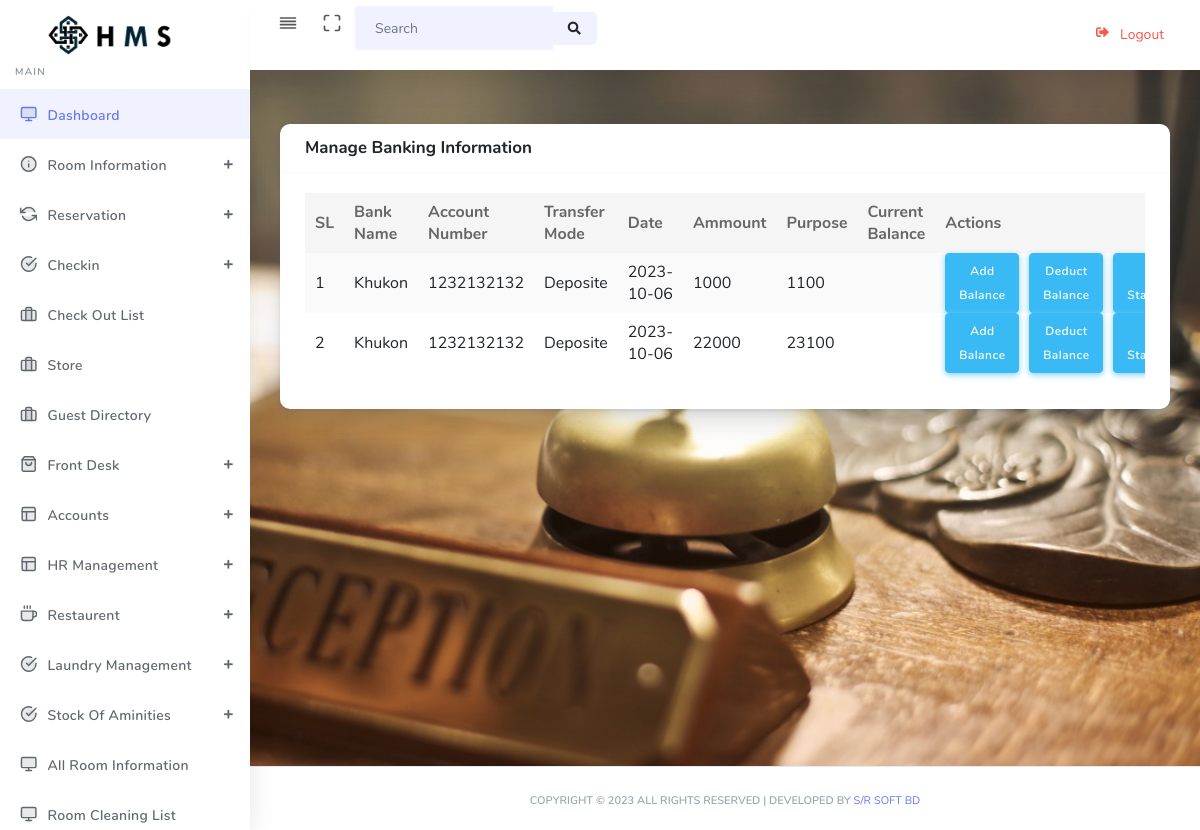
The app's page /bank_statement.php?id=1 (signed in) with its own data.
### tables this page shows
CREATE TABLE IF NOT EXISTS `bank_statement` (
  `id` int(11) NOT NULL AUTO_INCREMENT,
  `bank_name` varchar(255) NOT NULL,
  `account_number` varchar(255) NOT NULL,
  `transfer` varchar(20) NOT NULL,
  `date` date NOT NULL,
  `ammount` int(11) NOT NULL,
  `current_balance` int(11) NOT NULL,
  `purpose` varchar(255) DEFAULT NULL,
  `bank_id` int(11) DEFAULT NULL,
  PRIMARY KEY (`id`)
);

### bank_statement.php (the view)
<?php include 'header.php';
$id=$_GET['id']?>
<section class="section">
    <div class="section-body">
        <div class="row">
            <div class="col-12">
                <div class="card">
                    <div class="card-header">
                        <h4 class="text-center">Manage  Banking Information</h4>
                    </div>
                    <div class="card-body">
                        <div class="table-responsive">
                            <table class="table table-striped table-hover" id="tableExport" style="width:100%;">
                                <thead>
                                    <tr>
                                        <th>SL</th>
                                        <th>Bank Name</th>
                                        <th>Account Number</th>
                                        <th>Transfer Mode </th>
                                        <th>Date</th>
                                        <th>Ammount</th>
                                        <th>Purpose</th>
                                        <th>Current Balance</th>
                                        <th>Actions</th>
                                    </tr>
                                </thead>
                                <tbody>
                                    <?php
                                    $sl = 1;
                                    $sql = "SELECT * FROM bank_statement where bank_id=$id order by id ASC";
                                    $result = $conn->query($sql);
                                    if ($result->num_rows > 0) {
                                        while ($row = $result->fetch_assoc()) {
                                    ?>
                                            <tr style="background-color:<?php echo $background_color ?>">
                                                <td><?php echo $sl++ ?></td>
                                                <td><?php echo $row['bank_name'] ?></td>
                                                <td><?php echo $row['account_number'] ?></td>
                                                <td><?php echo $row['transfer'] ?></td>
                                                <td><?php echo $t_date ?></td>
                                                <td><?php echo $row['ammount'] ?></td>
                                                <td><?php echo $row['current_balance'] ?></td>
                                                <td><?php echo $row['purpose'] ?></td>
                                                <td style="display:inline-flex;"> <a href="add_balance_bank.php?id=<?php echo $row['id']?>" class="btn btn-icon btn-info custom_btn_info">Add Balance</a>
                                                    <a href="deduct_balance_bank.php?id=<?php echo $row['id']?>" class="btn btn-success btn-info custom_btn_info" style="margin-left:10px">Deduct Balance</a>
                                                    <a href="bank_statement.php?id=<?php echo $row['id']?>" class="btn btn-success btn-info custom_btn_info" style="margin-left:10px">See Statement</a>
                                                </td>
                                            </tr>
                                    <?php }
                                     }?>
                                </tbody>
                            </table>
                        </div>
                    </div>
                </div>
            </div>
        </div>
    </div>
</section>
<?php include 'footer.php' ?>

### records on screen
bank_statement: bank_name "Khukon", account_number "1232132132", transfer "Deposite", ammount "1000", current_balance "1100"
bank_statement: bank_name "Khukon", account_number "1232132132", transfer "Deposite", ammount "22000", current_balance "23100"
